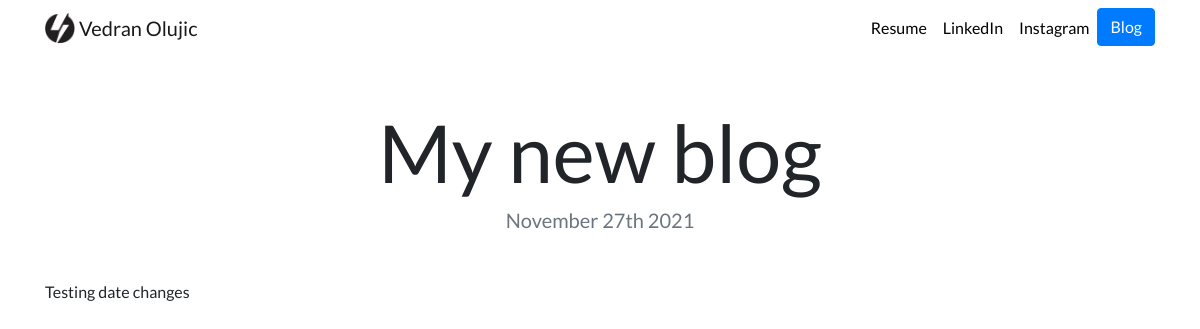
The app's page /blog/4/ with its own data.
### blog/models.py (models this page shows, shortened)
class Blog (models.Model):
    title = models.CharField(max_length = 200)
    description = models.TextField()
    date = models.DateField()

### blog/views.py (the view)
# urls.py: path('<int:blog_id>/', views.detail, name='detail'),
def detail (request, blog_id):
    blog = get_object_or_404(Blog, pk= blog_id)
    return render(request, 'blog/detail.html', {'blog': blog})

### blog/templates/blog/detail.html
{% extends "portfolio/base.html" %}
{% load static %}
{% block content %}
<h1 class="text-center mt-5" id="blogdetailtitle">{{ blog.title }}</h1>
<h5 class="text-center text-muted mb-5">{{ blog.date|date:'F jS Y' }}</h5>
{{ blog.description|safe }}
{% endblock %}

### portfolio/static/portfolio/custom.css (style rules this page uses)
body { font-family: 'Lato', sans-serif; }
@media (min-width: 992px) { #blogdetailtitle { font-size: 5rem; } }

### records on screen
Blog: title "My new blog", date "November 27th 2021", description "Testing date changes"
